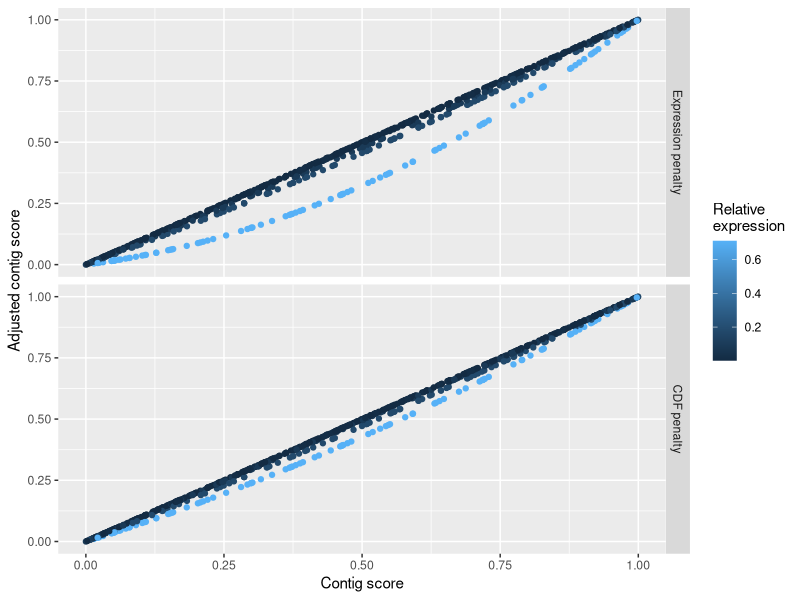

The R script that drew this image:
## ---- chunk 1
# \rho_C = \theta_C
# penalise by the relative abundance of the contig
penalise_by_expr <- function(txp_data) {
  raw <- txp_data$raw_score
  expr <- expr
  dist <- (1 - raw)
  penalty <- dist * raw * expr
  return(1 - (raw + penalty))
}

# \rho_C = \text{cdf}(C)
# penalise by cumulative sum of contig relative abundance
penalise_by_cdf <- function(txp_data) {
  raw <- txp_data$raw_score
  cdf <- txp_data$cdf
  dist <- (1 - raw)
  penalty <- dist * raw * cdf
  return(1 - (raw + penalty))
}
## ---- chunk 2

library(data.table)
library(dplyr)

# n contigs in reps assemblies
n <- 7
reps <- 100
total <- n * reps

# differentiate the contigs and replicates
id <- 1:total
set <- rep(1:reps, each = n)

# expression distribution dominated by a few contigs
expr_single_raw <- c(0.01, 0.01, 0.02, 0.1, 0.5, 0.99, 4)
expr_single_norm <- expr_single_raw / sum(expr_single_raw)
expr <- rep(expr_single_norm, reps)

# uniform sample scores
raw_score <- runif(total)

# calculate the cdf
cdf_single <- c(0, cumsum(expr_single_norm[1:length(expr_single_norm)-1]))
cdf <- rep(cdf_single, reps)

table <- data.table(
  id = id,
  expr = expr,
  raw_score = raw_score,
  cdf = cdf
)

table$'Expression penalty' <- penalise_by_expr(table)
table$'CDF penalty' <- penalise_by_cdf(table)

library(reshape2)
table_long <- melt(table, id.vars = names(table)[1:4])

library(ggplot2)
library(grid)
library(gtable)

ggplot(table_long,
       aes(x=value, y=1-raw_score, colour=expr)) +
  geom_point() +
  facet_grid(variable~.) +
  ylab('Contig score') +
  xlab('Adjusted contig score') +
  coord_flip() +
  scale_colour_continuous() +
  guides(colour = guide_colourbar(title='Relative\nexpression'))
